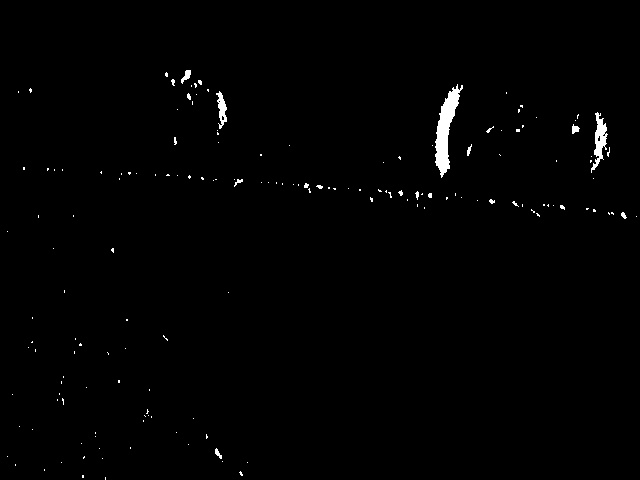
#> input picture test/test_resultw.jpg, 640 x 480 px
$ python pattern.py
#> lines starting #> are read from the running program, lines starting #| are printed output that depends on the picture; after the words box and inside, x2 and y2 are one past the last pixel; in counts of white or black regions, pixels touching at a corner belong together
import cv2
import numpy as np
from matplotlib import pyplot as plt

img_rgb = cv2.imread('test_resultw.jpg')
#> img_rgb is the input picture: shape (480, 640, 3); min 0, max 255, mean 2.2
img_gray = cv2.cvtColor(img_rgb, cv2.COLOR_BGR2GRAY)
template = cv2.imread('pattern.jpg',0)
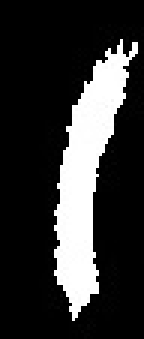
#> input picture test/pattern.jpg, 48 x 113 px (shown 3 times larger)
#> template is the input picture: shape (113, 48); min 0, max 255, mean 50.8
w, h = template.shape[::-1]
#> w = 48; h = 113

res = cv2.matchTemplate(img_gray,template,cv2.TM_CCOEFF_NORMED)
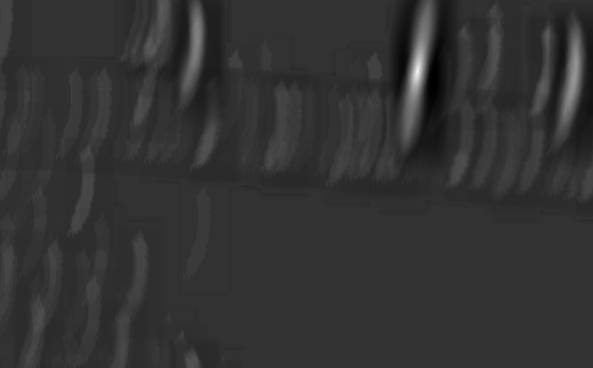
#> res: shape (368, 593) float32; min -0.255, max 0.999, mean -0.00133; drawn with min black and max white
threshold = 0.8
loc = np.where( res >= threshold)
#> loc = 35 positions, rows 65 to 77, columns 415 to 419
for pt in zip(*loc[::-1]):
    cv2.rectangle(img_rgb, pt, (pt[0] + w, pt[1] + h), (0,0,255), 2)
#> this loop made 35 passes
#> pt on passes 1 to 12: (418, 65), (417, 66), (418, 66), (417, 67), (418, 67), (419, 67), (416, 68), (417, 68), (418, 68), (419, 68), (416, 69), (417, 69)
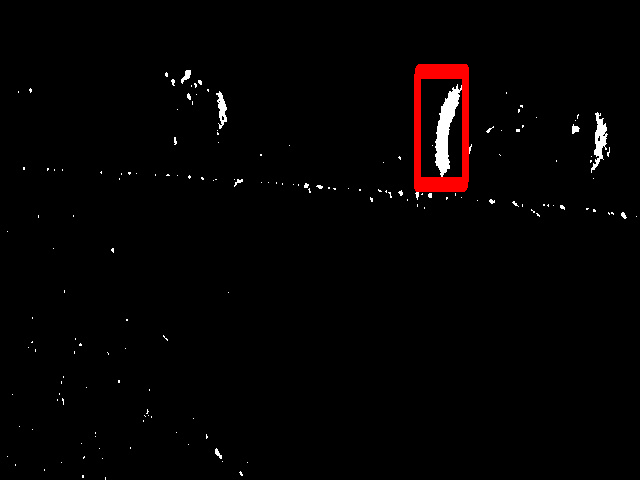
#> img_rgb: shape (480, 640, 3); 0.97% of pixels changed, all inside (x1, y1, x2, y2) = (414, 64, 469, 192)

cv2.imwrite('res.png',img_rgb)
